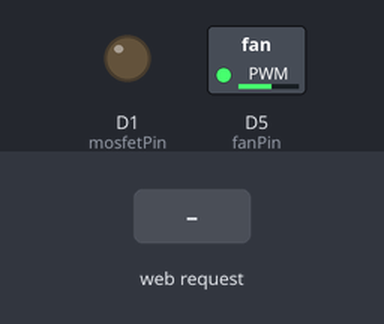
A sketch run on a simulated ESP8266 (NodeMCU). Parts: switched loads named in the sketch (green lamp = pin HIGH), output pins drawn as LEDs (lit = HIGH). Inputs (shaded band) come from the test bench. WiFi joins after 1.5 s; servers stay silent unless stated; what the sketch prints to the serial monitor is not drawn.

Above: at 2.31 s.
2.8 s: HTTP request GET /on received
At 3.22 s:
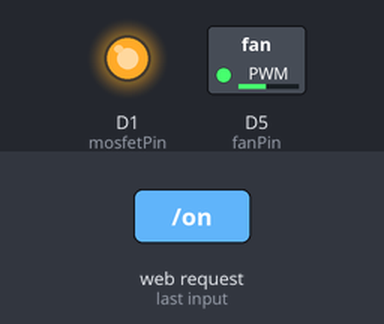
5.8 s: HTTP request GET /off received
At 6.52 s:
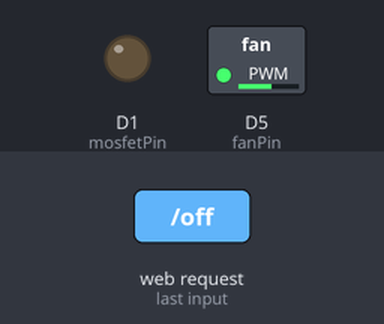
8.8 s: HTTP request GET /on?speed=1 received
At 9.52 s:
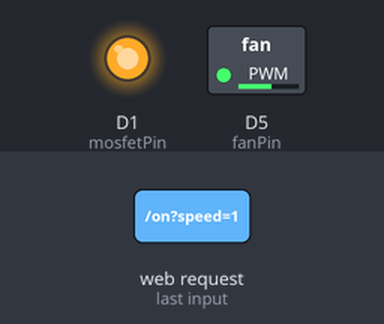
11.8 s: HTTP request GET /off?speed=1 received
At 12.23 s:
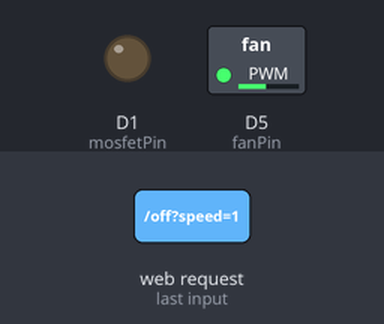
Timing chart, 0 to 15.8 s (numbered marks = the images above; inputs shaded):
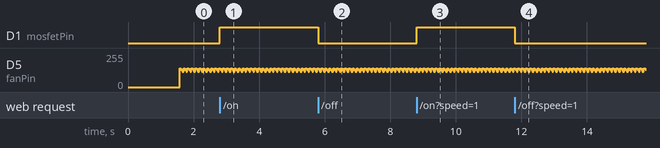

Measured:
- after the input at 2.8 s, D1 (mosfetPin): LOW → HIGH at once
- after the input at 5.8 s, D1 (mosfetPin): HIGH → LOW at once
- after the input at 8.8 s, D1 (mosfetPin): LOW → HIGH at once
- after the input at 11.8 s, D1 (mosfetPin): HIGH → LOW at once
- by itself, D5 (fanPin): repeats every 0.12 s: 115/255 0.04 s, 140/255 0.04 s, 128/255 0.04 s

The sketch:

ikea-air-purifier.ino
```cpp
#include <ESP8266WiFi.h>
#include <ESP8266WebServer.h>

const char* ssid = "";
const char* password = "";

ESP8266WebServer server(80);

// Pins
const int mosfetPin = D1; // 24V MOSFET
const int fanPin = D5;    // Fan PWM

// Fan control
volatile int fanFreq = 75; // Start at minimum
volatile bool fanState = false;
os_timer_t fanTimer;

// Frequency limits
const int minFreq = 75;   // Minimum 75 Hz
const int maxFreq = 300;  // Maximum 300 Hz;

// Map percentage (0-100%) to frequency
int speedToFreq(int speedPercent) {
  speedPercent = constrain(speedPercent, 0, 100);
  return map(speedPercent, 0, 100, minFreq, maxFreq);
}

// Toggle fan pin (ISR)
void ICACHE_RAM_ATTR toggleFan() {
  fanState = !fanState;
  digitalWrite(fanPin, fanState);
}

// Update timer interval based on fanFreq
void updateFanTimer() {
  if (fanFreq <= 0) {
    os_timer_disarm(&fanTimer);
    digitalWrite(fanPin, LOW);
    return;
  }

  uint32_t halfPeriodMs = 500 / fanFreq; // half period in ms
  os_timer_disarm(&fanTimer);
  os_timer_setfn(&fanTimer, (os_timer_func_t*)toggleFan, NULL);
  os_timer_arm(&fanTimer, halfPeriodMs, true);
}

// ======================
// Web Handlers
// ======================
void handleRoot() {
  int speedPercent = map(fanFreq, minFreq, maxFreq, 0, 100);
  String html = "<h1>ESP8266 Fan Control</h1>"
                "<h2>MOSFET</h2>"
                "<a href='/on'><button>ON</button></a> "
                "<a href='/off'><button>OFF</button></a><br><br>"
                "<h2>Fan Speed (%)</h2>"
                "<form action='/setFan' method='get'>"
                "Speed (0-100%): <input type='number' name='speed' min='0' max='100' value='" + String(speedPercent) + "'>"
                "<input type='submit' value='Set'>"
                "</form>"
                "<p>Current fan speed: " + String(speedPercent) + "% (Frequency: " + String(fanFreq) + " Hz)</p>";
  server.send(200, "text/html", html);
}

void handleOn() {
  digitalWrite(mosfetPin, HIGH);
  server.send(200, "text/plain", "MOSFET ON");
}

void handleOff() {
  digitalWrite(mosfetPin, LOW);
  server.send(200, "text/plain", "MOSFET OFF");
}

void handleSetFan() {
  if (server.hasArg("speed")) {
    int speedPercent = constrain(server.arg("speed").toInt(), 0, 100);
    fanFreq = speedToFreq(speedPercent);
    updateFanTimer();
    server.sendHeader("Location", "/");
    server.send(303);
    Serial.printf("Fan set to %d%% -> %d Hz\n", speedPercent, fanFreq);
    return;
  }
  server.send(400, "text/plain", "Missing speed parameter");
}

// ======================
// Setup
// ======================
void setup() {
  Serial.begin(115200);
  Serial.println("\nBooting...");

  // SAFEST MOSFET STARTUP — force pin low BEFORE setting as output
  digitalWrite(mosfetPin, LOW);
  pinMode(mosfetPin, OUTPUT);

  // Fan pin also forced LOW first
  digitalWrite(fanPin, LOW);
  pinMode(fanPin, OUTPUT);

  // WiFi
  WiFi.begin(ssid, password);
  while (WiFi.status() != WL_CONNECTED) {
    delay(500);
    Serial.print(".");
  }

  Serial.println("\nWiFi connected! IP:");
  Serial.println(WiFi.localIP());

  // Web server
  server.on("/", handleRoot);
  server.on("/on", handleOn);
  server.on("/off", handleOff);
  server.on("/setFan", handleSetFan);
  server.begin();

  // Start fan timer
  os_timer_disarm(&fanTimer);
  updateFanTimer();
}

// ======================
// Loop
// ======================
void loop() {
  server.handleClient();
}
```
